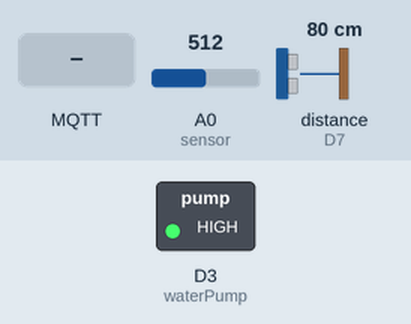
Recording of a sketch running on a simulated ESP8266 (NodeMCU). Parts: switched loads named in the sketch (green lamp = pin HIGH). Wiring (inferred from the names in the program): ultrasonic range finder: trigger D8; echo D7. The test bench sets the inputs (shaded band); at power-on: A0 (sensor) = 512, distance to the obstacle (sensor on D7) 80 cm. The echo pulse lasts 58.3 µs per cm; WiFi joins after 1.5 s; servers stay silent unless stated; the local clock reads 2024-03-15 10:24:30 at power-on unless the sketch sets it; no MQTT or app messages arrive unless stated; pins used as bus, display or sensor lines are not drawn; what the sketch prints to the serial monitor is not drawn.

Above: at 6.2 s.
6.3 s: MQTT message "1" arrives on the first subscribed topic
At 8.3 s:
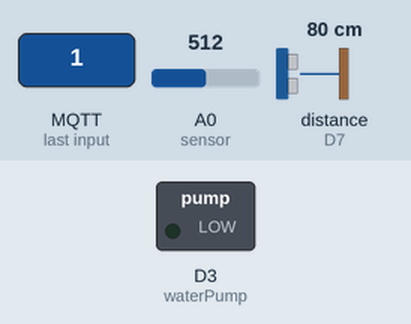
8.8 s: MQTT message "0" arrives on the first subscribed topic
At 10.2 s:
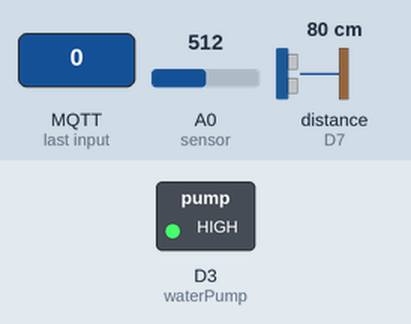
Timing chart, 0 to 11.8 s (numbered marks = the images above; inputs shaded):
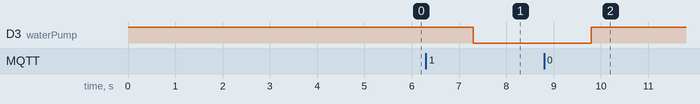

Measured:
- after the input at 6.3 s, D3 (waterPump): HIGH → LOW after 1.0 s
- after the input at 8.8 s, D3 (waterPump): LOW → HIGH after 1.0 s

The sketch:

ESP8266.ino
```cpp
#include <ESP8266WiFi.h>
#include <WiFiClientSecure.h>
#include <PubSubClient.h>
#include <ArduinoJson.h>
#include "env.h"


// Define component pins
#define sensor A0
#define waterPump D3
#define trigPin D8
#define echoPin D7

float duration;
float distance;
float value;
float fill_percentage;

// WiFi credentials
const char WIFI_SSID[] = "DESKTOP-DCI13GV 0351";
const char WIFI_PASSWORD[] = "B870d|65";

// const char WIFI_SSID[] = "Nimic's A55";
// const char WIFI_PASSWORD[] = "alex1111";


// Device name from AWS
const char THINGNAME[] = "PR_project";

// MQTT broker host address from AWS
const char MQTT_HOST[] = "a132pc9bxacqas-ats.iot.us-east-1.amazonaws.com";

// MQTT topics
const char AWS_IOT_PUBLISH_TOPIC1[] = "ESP8266/umiditate_sol";
const char AWS_IOT_PUBLISH_TOPIC2[] = "ESP8266/nivel_apa";
const char AWS_IOT_PUBLISH_TOPIC3[] = "ESP8266/stare_pompa";
const char AWS_IOT_SUBSCRIBE_TOPIC[] = "web_server/command";

// Publishing interval
long interval = 5000;

long low_interval = 1000;

// Timezone offset from UTC
const int8_t TIME_ZONE = +2;

// Last time message was sent
unsigned long lastMillis = 0;

// WiFiClientSecure object for secure communication
WiFiClientSecure net;

BearSSL::X509List cert(cacert);
BearSSL::X509List client_crt(client_cert);
BearSSL::PrivateKey key(privkey);

// MQTT client instance
PubSubClient client(net);

// Function to connect to NTP server and set time
void NTPConnect() {
  Serial.print("Setting time using SNTP");
  configTime(TIME_ZONE * 3600, 0, "pool.ntp.org", "time.nist.gov");
  Serial.println("done!");
}

char *getFormattedTime() {
  char* timeStr = (char*)malloc(30 * sizeof(char));

  struct tm timeinfo;
  if (getLocalTime(&timeinfo)) {
    strftime(timeStr, 30, "%Y-%m-%d %H:%M:%S", &timeinfo);
    return timeStr;
  }
  else {
  time_t now = time(nullptr);
  struct tm* timeinfo = localtime(&now);
  strftime(timeStr, 30, "%Y-%m-%d %H:%M:%S", timeinfo);
  return timeStr;
  }
}

// Callback function for message reception
void messageReceived(char *topic, byte *payload, unsigned int length) {

  if (payload[0] == '0')
  {
  Serial.println("se opreste");
  String payload = "{\"Pump state\": 0}";
  client.publish(AWS_IOT_PUBLISH_TOPIC3, payload.c_str());

  delay(1000);

  digitalWrite(waterPump, HIGH); // OFF


  }
  else if (payload[0] == '1')
  {
    Serial.println("se porneste");
    String payload = "{\"Pump state\": 1}";
    client.publish(AWS_IOT_PUBLISH_TOPIC3, payload.c_str());

    delay(1000);

    digitalWrite(waterPump, LOW); // ON
  }
}


// Function to connect to AWS IoT Core
void connectAWS() {
  delay(3000);
  WiFi.mode(WIFI_STA);
  WiFi.begin(WIFI_SSID, WIFI_PASSWORD);

  Serial.println(String("Attempting to connect to SSID: ") + String(WIFI_SSID));

  // Wait for WiFi connection
  while (WiFi.status() != WL_CONNECTED) {
    Serial.print(".");
    delay(1000);
  }

  // Connect to NTP server to set time
  NTPConnect();

  // Set CA and client certificate for secure communication
  net.setTrustAnchors(&cert);
  net.setClientRSACert(&client_crt, &key);

  // Connect MQTT client to AWS IoT Core
  client.setServer(MQTT_HOST, 8883);
  client.setCallback(messageReceived);

  Serial.println("Connecting to AWS IoT");

  // Attempt to connect to AWS IoT Core
  while (!client.connect(THINGNAME)) {
    Serial.print(".");
    delay(1000);
  }

  // Check if connection is successful
  if (!client.connected()) {
    Serial.println("AWS IoT Timeout!");
    return;
  }

  // Subscribe to MQTT topic
  client.subscribe(AWS_IOT_SUBSCRIBE_TOPIC);
  Serial.println("AWS IoT Connected!");
}

// Function to publish message to AWS IoT Core
void publishSoilMoisture() {
  char *time = getFormattedTime();
  StaticJsonDocument<200> doc;
  doc["Time"] = getFormattedTime();

  Serial.println(value);
  doc["Soil moisture humidity"] = value;

  char jsonBuffer[200];
  serializeJson(doc, jsonBuffer);

  client.publish(AWS_IOT_PUBLISH_TOPIC1, jsonBuffer);
}

// Function to publish message to AWS IoT Core
void publishWaterLevel() {
  StaticJsonDocument<200> doc;
  doc["Time"] = getFormattedTime();
  doc["Water level"] = fill_percentage;

  char jsonBuffer[200];
  serializeJson(doc, jsonBuffer);

  client.publish(AWS_IOT_PUBLISH_TOPIC2, jsonBuffer);
}

// Function to publish message to AWS IoT Core
void publishPumpState() {
  int waterPump = 1 - digitalRead(waterPump); // Citește starea pinului D3

  StaticJsonDocument<200> doc;
  doc["Time"] = getFormattedTime();
  doc["Pump state"] = 1 - digitalRead(waterPump);

  char jsonBuffer[200];
  serializeJson(doc, jsonBuffer);

  client.publish(AWS_IOT_PUBLISH_TOPIC3, jsonBuffer);
}

void setup() {
  pinMode(trigPin, OUTPUT); // Sets the trigPin as an Output
  pinMode(echoPin, INPUT); // Sets the echoPin as an Input

  Serial.begin(9600);

  pinMode(waterPump, OUTPUT);
  digitalWrite(waterPump, HIGH); // e pe off

  // Connect to AWS IoT Core
  connectAWS();
}

// Get the soil moisture values
float soilMoistureSensor() {
  float value = analogRead(sensor);
  value = map(value, 0, 1024, 0, 100);
  value = (value - 100) * -1;

  return value;
}


void loop() {
  // Check if it's time to publish a message
  if (millis() - lastMillis > interval) {
    lastMillis = millis();

    value = soilMoistureSensor();

     // Clears the trigPin
    digitalWrite(trigPin, LOW);
    delayMicroseconds(2);
    // Sets the trigPin on HIGH state for 10 micro seconds
    digitalWrite(trigPin, HIGH);
    delayMicroseconds(10);
    digitalWrite(trigPin, LOW);
    // Reads the echoPin, returns the sound wave travel time in microseconds
    duration = pulseIn(echoPin, HIGH);
    // Calculating the distance
    distance = duration * 0.034 / 2;

 // Replace invalid readings with 0
  if (distance < 1.5) {
    distance = 0;
  }
    if (distance > 12) {
    distance = 12;
  }
    // Calcul procentaj umplere
    fill_percentage = map(distance, 0, 12, 100, 0);

    if (client.connected()) {
      // Publish messages
       publishSoilMoisture();
       publishWaterLevel();
       publishPumpState();
    }

  }
  // Maintain MQTT connection
  client.loop();
}
```

env.h
```cpp
//Amazon trust services endpoint
static const char cacert[] PROGMEM = R"EOF(
-----BEGIN CERTIFICATE-----
MIIDQTCCAimgAwIBAgITBmyfz5m/jAo54vB4ikPmljZbyjANBgkqhkiG9w0BAQsF
ADA5MQswCQYDVQQGEwJVUzEPMA0GA1UEChMGQW1hem9uMRkwFwYDVQQDExBBbWF6
b24gUm9vdCBDQSAxMB4XDTE1MDUyNjAwMDAwMFoXDTM4MDExNzAwMDAwMFowOTEL
MAkGA1UEBhMCVVMxDzANBgNVBAoTBkFtYXpvbjEZMBcGA1UEAxMQQW1hem9uIFJv
b3QgQ0EgMTCCASIwDQYJKoZIhvcNAQEBBQADggEPADCCAQoCggEBALJ4gHHKeNXj
ca9HgFB0fW7Y14h29Jlo91ghYPl0hAEvrAIthtOgQ3pOsqTQNroBvo3bSMgHFzZM
9O6II8c+6zf1tRn4SWiw3te5djgdYZ6k/oI2peVKVuRF4fn9tBb6dNqcmzU5L/qw
IFAGbHrQgLKm+a/sRxmPUDgH3KKHOVj4utWp+UhnMJbulHheb4mjUcAwhmahRWa6
VOujw5H5SNz/0egwLX0tdHA114gk957EWW67c4cX8jJGKLhD+rcdqsq08p8kDi1L
93FcXmn/6pUCyziKrlA4b9v7LWIbxcceVOF34GfID5yHI9Y/QCB/IIDEgEw+OyQm
jgSubJrIqg0CAwEAAaNCMEAwDwYDVR0TAQH/BAUwAwEB/zAOBgNVHQ8BAf8EBAMC
AYYwHQYDVR0OBBYEFIQYzIU07LwMlJQuCFmcx7IQTgoIMA0GCSqGSIb3DQEBCwUA
A4IBAQCY8jdaQZChGsV2USggNiMOruYou6r4lK5IpDB/G/wkjUu0yKGX9rbxenDI
U5PMCCjjmCXPI6T53iHTfIUJrU6adTrCC2qJeHZERxhlbI1Bjjt/msv0tadQ1wUs
N+gDS63pYaACbvXy8MWy7Vu33PqUXHeeE6V/Uq2V8viTO96LXFvKWlJbYK8U90vv
o/ufQJVtMVT8QtPHRh8jrdkPSHCa2XV4cdFyQzR1bldZwgJcJmApzyMZFo6IQ6XU
5MsI+yMRQ+hDKXJioaldXgjUkK642M4UwtBV8ob2xJNDd2ZhwLnoQdeXeGADbkpy
rqXRfboQnoZsG4q5WTP468SQvvG5
-----END CERTIFICATE-----
)EOF";

//Device certificate
static const char client_cert[] PROGMEM = R"KEY(
-----BEGIN CERTIFICATE-----
MIIDWTCCAkGgAwIBAgIUSjIX2psqrbKvPzJQxAf6Mwc3g/kwDQYJKoZIhvcNAQEL
BQAwTTFLMEkGA1UECwxCQW1hem9uIFdlYiBTZXJ2aWNlcyBPPUFtYXpvbi5jb20g
SW5jLiBMPVNlYXR0bGUgU1Q9V2FzaGluZ3RvbiBDPVVTMB4XDTI0MTIxMTA4MzY1
NloXDTQ5MTIzMTIzNTk1OVowHjEcMBoGA1UEAwwTQVdTIElvVCBDZXJ0aWZpY2F0
ZTCCASIwDQYJKoZIhvcNAQEBBQADggEPADCCAQoCggEBAL+jBHQ6JVShJSydQe9C
RK3cAKlBz1aDkVaCpz8Cfl7MgDUY/TGfeGtMGmWtSzZmBT/fgPSQcHP9PSDZuEN5
LSKJkSO79PT4v+88W/ASS4QFLJQu03Kpg6wCvn+cN9EgCfdEMMAeYbNi0a9gW7bj
QwOgF9LJo2kWZJlIh2pqBmo3CmxwUH6HjVY7nT5qtX56eSVob/W2G021Z6QiZQM9
uER9Z1ANGlIgAHLvYbduHHNyjdmNbUdBADgOaSpu19a6jBHfeWDlEvwbjDG2gTKn
9KUcDN/TzA5hgnZ0AGoIOq8k78uzzXuqSY/r+h6QMZ8kRZ3bfOG+ybvrCTzrVZWr
Y2cCAwEAAaNgMF4wHwYDVR0jBBgwFoAUu7YuKE4ERYD65cBeDycXwAZsOoMwHQYD
VR0OBBYEFLucUI4xcBBtVNgstk3VgqWst+a+MAwGA1UdEwEB/wQCMAAwDgYDVR0P
AQH/BAQDAgeAMA0GCSqGSIb3DQEBCwUAA4IBAQCAfgby7A5FSxsyNPCT7ph9IZZv
L4O3EgM3F+OSnbqFlM2EET3NC2Dcqe5plaTkCN28RN733/LTKl8iKCrAulXxiIq3
76xv2kviC9CbobmY/iGYPwPboJIltlRgITkc03mT7CvIaAbNZdkeVRczCXqGUkok
OchFp0NzfJSNRdKTP9gHKXgZ9osHOoabnuXAj3lGiHOCjMgqoT46jvJ69+q07rWH
HQ2OwYfFadg5V6IonMav4G34OfuxhzqAwpn7y53ZmCkOApIczlsMtUk5Vsp1MTNs
vV9nX+fuNgk3QjmB3AzxRObtrh6ob/eK81BJR9ARTwZnbf8FtLoycNX5q9aI
-----END CERTIFICATE-----
)KEY";


//Private key file
static const char privkey[] PROGMEM = R"KEY(
-----BEGIN RSA PRIVATE KEY-----
MIIEpAIBAAKCAQEAv6MEdDolVKElLJ1B70JErdwAqUHPVoORVoKnPwJ+XsyANRj9
MZ94a0waZa1LNmYFP9+A9JBwc/09INm4Q3ktIomRI7v09Pi/7zxb8BJLhAUslC7T
cqmDrAK+f5w30SAJ90QwwB5hs2LRr2BbtuNDA6AX0smjaRZkmUiHamoGajcKbHBQ
foeNVjudPmq1fnp5JWhv9bYbTbVnpCJlAz24RH1nUA0aUiAAcu9ht24cc3KN2Y1t
R0EAOA5pKm7X1rqMEd95YOUS/BuMMbaBMqf0pRwM39PMDmGCdnQAagg6ryTvy7PN
e6pJj+v6HpAxnyRFndt84b7Ju+sJPOtVlatjZwIDAQABAoIBAQC8koQqfqEHUv7K
lQAxmIsObeN0qh6FajfU4gIC/cguLpumJC3Z66tKIfwDu2+8Ws2lmaBCh/MwH6xM
LBGmy5G/X5Ejkausdy4fEs0BQm9uvMyuEBnfxbCczaJ43dcLALTtzPsPwZWwOHhP
U8lMAPuLkLiAogwbt35MW1NtQmGHl2dcod1YbZ8IZ1vpvpgyuVKtCiy0A8JwIMmO
ijCVnTP5enTNlKobEPKHJiu1cIkQ9znySkODtBR14D7HN/OskIXejO4Re+0inD++
I3cZAcEAcLDLBH1D66TmRPA/7OlL6yljJnEhwGF4DvY0+rvhdRpHRCifWrOGJ+vu
TBzOJWyRAoGBAOfWCX1+yVHuJNhucJl91KTMn5WpYsoaQOqML2CrifLS4DvAWf3E
9qmf+84lATFSA9qnoGOn6PUzXu/UhEDrpWuEJWVBr89FT/iHKkVpq5WcvM1ZXCNR
5FCAEvXvh95nvR6KUZlx2evo96dTHU0C/51X8qTwlimRG1Q3D1H58nl5AoGBANOc
XPrCDvw2nQeaB/jBK7JxxCxq/kf2yibBg8Q4pv6ZsakVBeqF0kQdVhmpN+TC4bWn
d41SACBJuBr7kFTif9OAhkirtec06wPkJJSf2kqkykgKlruJ+rV5U8Kk2GEKC2b8
cm8jVDSiw8Hm600zt5Z1r87JMt8xuYlCqKFanmvfAoGAN/k+W1VUJ/rWXIb1mql9
wLhCw3CdEGycRcTI348rBDyTtPlxAMsgPr4InrHigtTpZ05XdBgjL6hSgJcPw1jh
nH7QRI1CdEmo0DlaJF4p9jpcfzvW+hQYirMRYN2PMUxcpdYBc4nAcqvRt01i4qgZ
rRSB2f7YUnrdXUzZ3xH40AkCgYAQlWB0BmFGQsFrpxaY2AqkoWXOVVQ4L48IGoJJ
DmeH7GOP7KXaC0K/M81blXdb5inqIoWr/ZEk9qIG+1AEVvvNh3T+nPZUeEEyvN5h
B2YEE4YGv02wxM9xCWEXD/QlJrReDcqqCwq+VUMiHwaxtivdDrwIaJwkAbGYoDC2
9HMV4QKBgQCkzPEqIbWmGdtcATuqmpiKqpN/L3ggD+dCm9M/TV8Y7TgCNA7pUirq
s37jxV/YAp79i1lRYvARZSb2vQmhNEEasm5lxqKqO8MEJ+2f8RrVFxQbrCguDmQr
OXFlS7jdU4/1GDY4M3r3W3gZ0oYI7ALvgrpzjrtrpXgeKC78QLvOpw==
-----END RSA PRIVATE KEY-----
)KEY";
```
